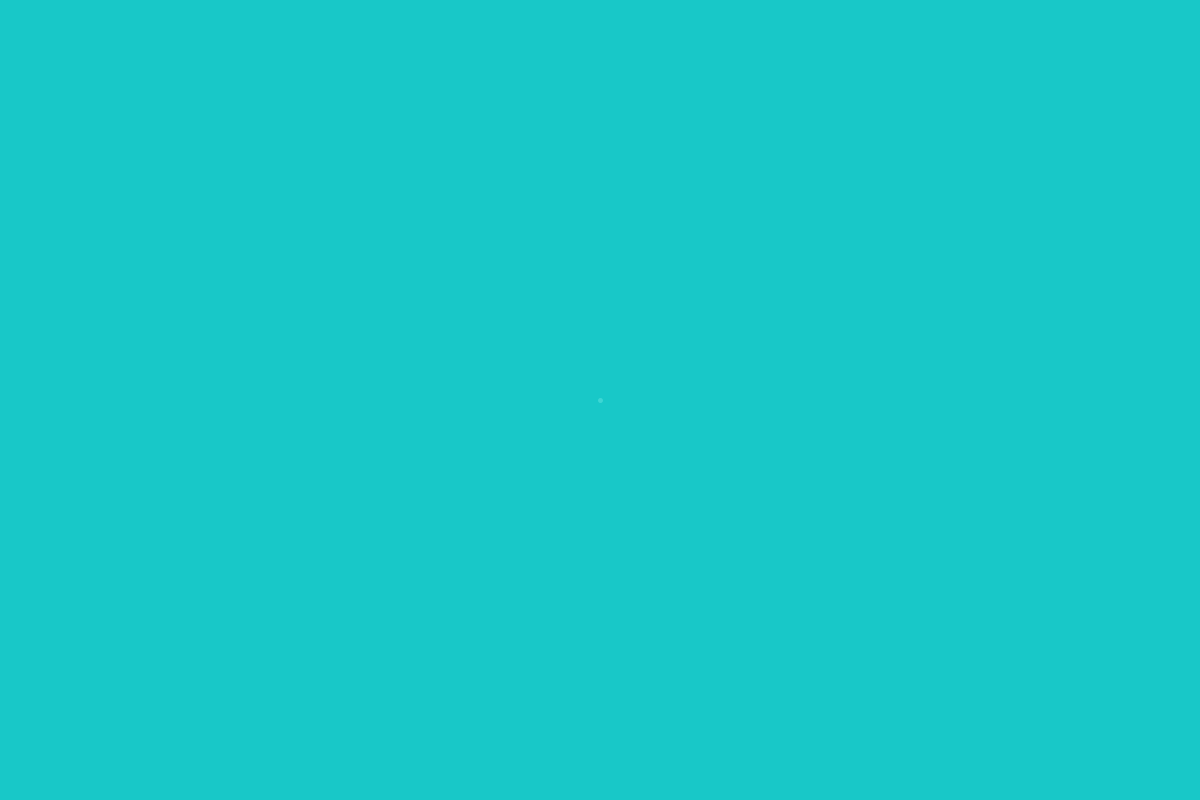
Frame 1 (no input)
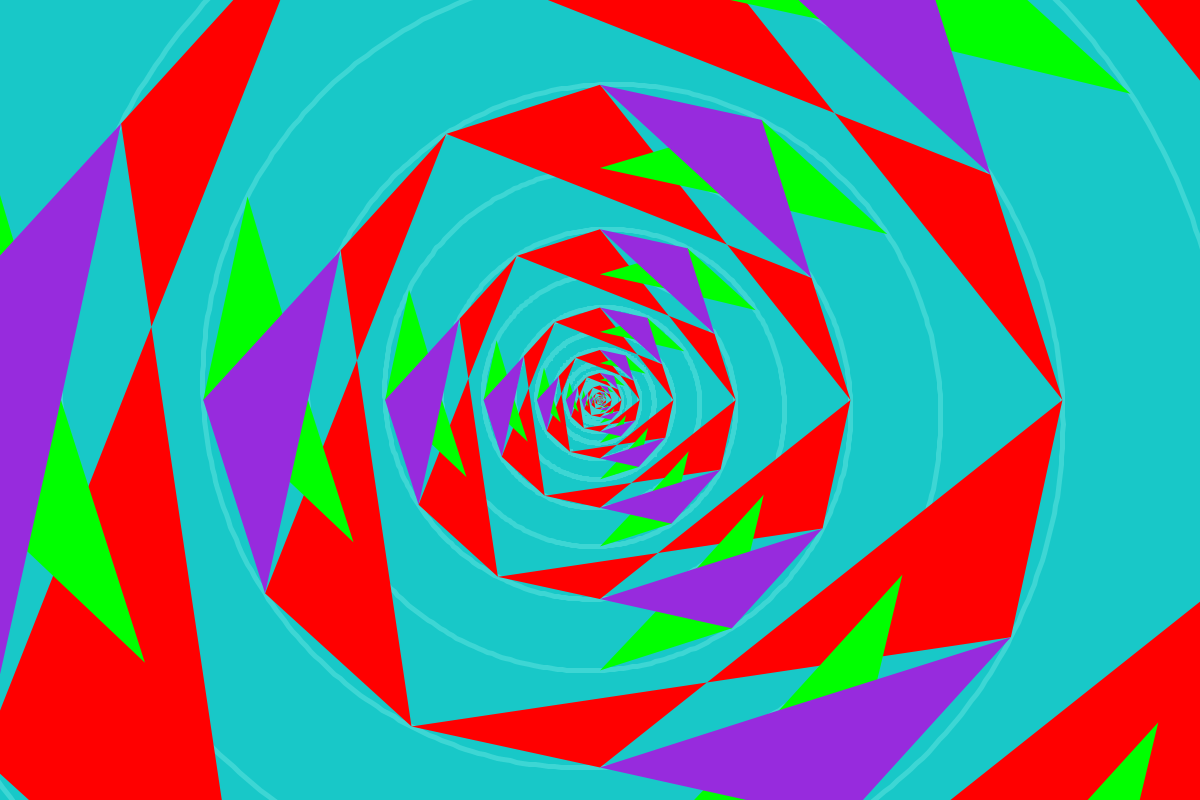
Frame 60 (the mouse pressed at the canvas centre just before this capture)
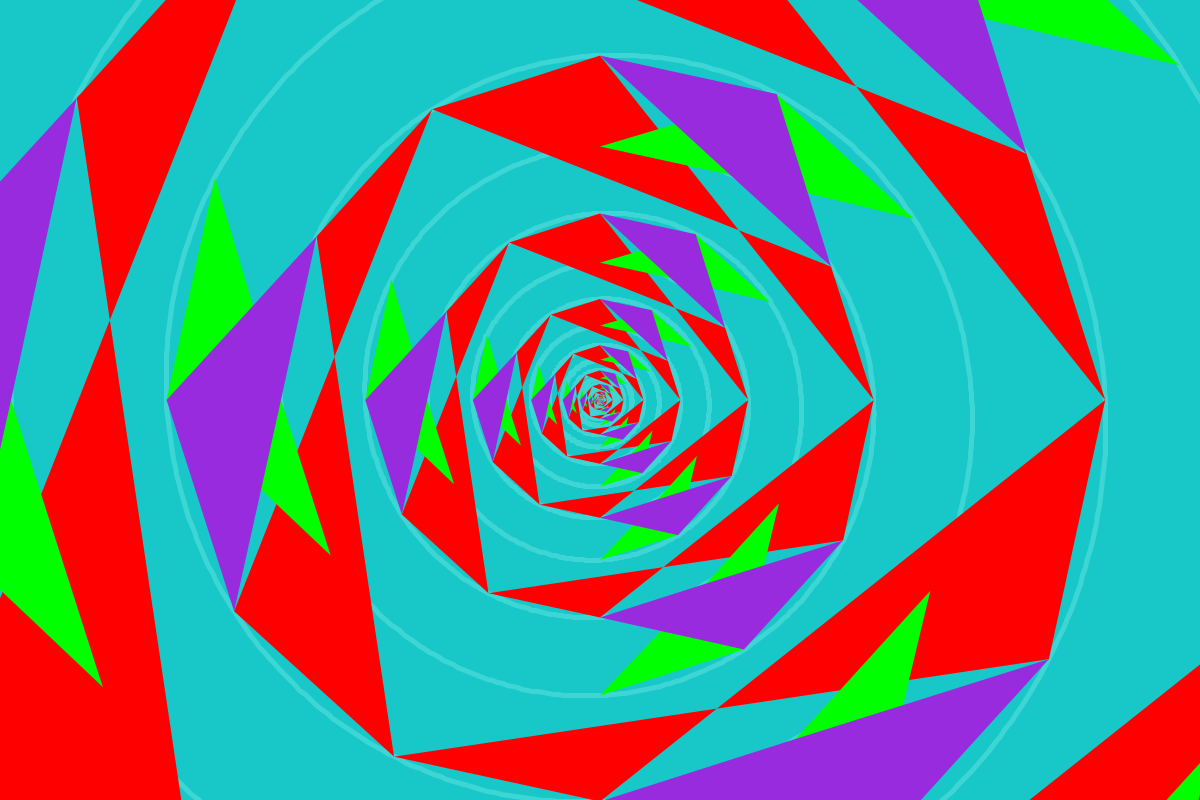
Frame 120 (the mouse held since frame 60 and released just before this capture)

The Processing sketch that drew these frames (run headless with seeded random() and noise(); from frame 60 on, the mouse is pressed at the canvas centre):

// Processing sketch: Tarea_8
// ── Tarea_8.pde
float a=0;

void setup(){
  size(1200,800);
  //background(151, 43, 221 );
 
}

void draw(){
  background(24, 200, 200);
  float [] xs={};
  float [] ys={};
  int contador=0;
  float x,y,r,b=1.05;
  float vueltas=30;
  strokeWeight(5);
  stroke(61, 214, 212);
  noFill();
  beginShape();
  for(float theta =0; theta<360*vueltas; theta+=1){  
    r=a*pow(b,radians(theta));
    x=r*cos(radians(theta));
    y=r*sin(radians(theta));
    vertex(width/2+x,height/2+y);
    if((theta%(360/12)==0) ){
      //print(y," -- ",contador,"\n");
      xs=append(xs,x+width/2);
      ys=append(ys,y+height/2);
      contador++;
    }
      
  }
  endShape();
  
  noStroke();
  
  //print("llego al for",contador,"\n");
  for(int s=contador-8;s>8;s-=8){
    //circle(xs[s],ys[s],15);
    fill(255,0,0);
    beginShape();
    vertex(xs[s],ys[s]);
    vertex(xs[s+1],ys[s+1]);
    vertex(xs[s-8],ys[s-8]);
    vertex(xs[s-9],ys[s-9]);
    endShape();
    
    fill(0,255,0);
    beginShape();
    vertex(xs[s+2],ys[s+2]);
    vertex(xs[s+3],ys[s+3]);
    vertex(xs[s-10],ys[s-10]);
    vertex(xs[s-11],ys[s-11]);
    endShape();
    
    fill(151, 43, 221 );
    beginShape();
    vertex(xs[s+1],ys[s+1]);
    vertex(xs[s+2],ys[s+2]);
    vertex(xs[s-9],ys[s-9]);
    vertex(xs[s-10],ys[s-10]);
    endShape();
    
  }
  a+=0.005;
}
